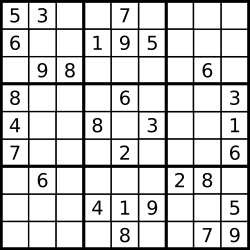
#> input picture OpenCV/images/Sudoku.png, 250 x 250 px, found by its file name
$ python 9_Hough_transform.py
#> lines starting #> are read from the running program, lines starting #| are printed output that depends on the picture; after the words box and inside, x2 and y2 are one past the last pixel; in counts of white or black regions, pixels touching at a corner belong together
#> further down, img is the input picture: shape (250, 250, 3); min 0, max 255, mean 206.8
# -*- coding: utf-8 -*-
"""
Created on Mon Aug  8 21:39:52 2022

@author: Charlie
"""

import cv2
import numpy as np
import matplotlib.pyplot as plt
# 旋轉angle角度，缺失背景白色（255, 255, 255）填充
def rotate_bound_white_bg(image, angle):
    # grab the dimensions of the image and then determine the
    # center
#> called with angle = 45
    (h, w) = image.shape[:2]
#> h = 250; w = 250
    (cX, cY) = (w // 2, h // 2)
#> cX = 125; cY = 125

    # grab the rotation matrix (applying the negative of the
    # angle to rotate clockwise), then grab the sine and cosine
    # (i.e., the rotation components of the matrix)
    # -angle位置引數為角度引數負值表示順時針旋轉; 1.0位置引數scale是調整尺寸比例（影象縮放引數），建議0.75
    M = cv2.getRotationMatrix2D((cX, cY), -angle, 1.0)
    cos = np.abs(M[0, 0])
#> cos = 0.707
    sin = np.abs(M[0, 1])
#> sin = 0.707

    # compute the new bounding dimensions of the image
    nW = int((h * sin) + (w * cos))
#> nW = 353
    nH = int((h * cos) + (w * sin))
#> nH = 353

    # adjust the rotation matrix to take into account translation
    M[0, 2] += (nW / 2) - cX
    M[1, 2] += (nH / 2) - cY

    # perform the actual rotation and return the image
    # borderValue 缺失背景填充色彩，此處為白色，可自定義
    return cv2.warpAffine(image, M, (nW, nH),borderValue=(255,255,255))
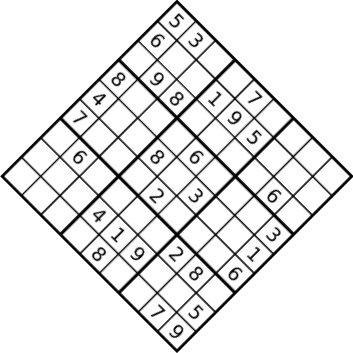
#> returned value: shape (353, 353, 3); min 0, max 255, mean 230.9
    # borderValue 預設，預設是黑色（0, 0 , 0）
    # return cv2.warpAffine(image, M, (nW, nH))

img = cv2.imread('Sudoku.png')
img = rotate_bound_white_bg(img, 45)

gray = cv2.cvtColor(img, cv2.COLOR_BGR2GRAY)

edges = cv2.Canny(gray,50,150,apertureSize = 3)
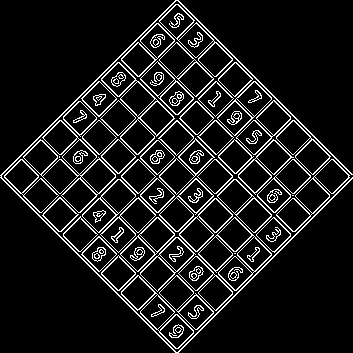
#> edges: shape (353, 353); 10.2% white in thin lines or dots
orgb = cv2.cvtColor(img, cv2.COLOR_BGR2RGB)
oshow = orgb.copy()
#霍夫轉換
lines = cv2.HoughLines(edges,1,np.pi/180,140)
#> lines = 47 rows, first 8: [124, 0.785], [-40, 2.36], [206, 0.785], [-95, 2.36], [127, 0.785], [42, 2.36], [122, 2.36], [344, 0.785]
#機率霍夫轉換
linesP = cv2.HoughLinesP(edges,1,np.pi/180,1, minLineLength=100, maxLineGap =10)
#> linesP = 46 rows, first 6: [19, 196, 196, 19], [167, 284, 204, 165], [155, 331, 332, 154], [135, 40, 312, 217], [0, 177, 175, 352], [28, 147, 174, 1]
for line in lines:
    rho, theta = line[0]
    a = np.cos(theta)
    b = np.sin(theta)
    x0 = a*rho
    y0 = b*rho
    x1 = int(x0+1000*(-b))
    y1 = int(y0+1000*(a))
    x2 = int(x0-1000*(-b))
    y2 = int(y0-1000*(a))
    cv2.line(orgb, (x1,y1),(x2,y2),(0,0,255),2)
#> this loop made 47 passes
#> (rho, theta, a, b, x0, y0, x1, y1) on passes 1 to 12: (124, 0.785, 0.707, 0.707, 87.68, 87.68, -619, 794), (-40, 2.36, -0.707, 0.707, 28.28, -28.28, -678, -735), (206, 0.785, 0.707, 0.707, 145.7, 145.7, -561, 852), (-95, 2.36, -0.707, 0.707, 67.18, -67.18, -639, -774), (127, 0.785, 0.707, 0.707, 89.8, 89.8, -617, 796), (42, 2.36, -0.707, 0.707, -29.7, 29.7, -736, -677), (122, 2.36, -0.707, 0.707, -86.27, 86.27, -793, -620), (344, 0.785, 0.707, 0.707, 243.2, 243.2, -463, 950), (264, 0.785, 0.707, 0.707, 186.7, 186.7, -520, 893), (346, 0.785, 0.707, 0.707, 244.7, 244.7, -462, 951), (182, 0.785, 0.707, 0.707, 128.7, 128.7, -578, 835), (151, 0.785, 0.707, 0.707, 106.8, 106.8, -600, 813)
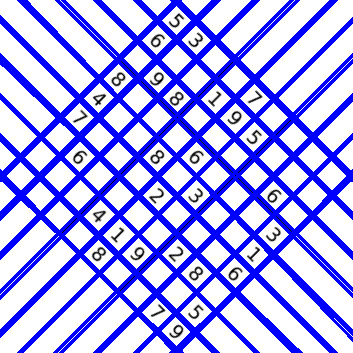
#> orgb: shape (353, 353, 3); mean R, G, B 165.1, 165.1, 250.7

plt.subplot(121),plt.imshow(oshow)
plt.title('original image'), plt.axis('off')
plt.subplot(122),plt.imshow(orgb)
plt.title('Hough lines'), plt.axis('off')
plt.show()
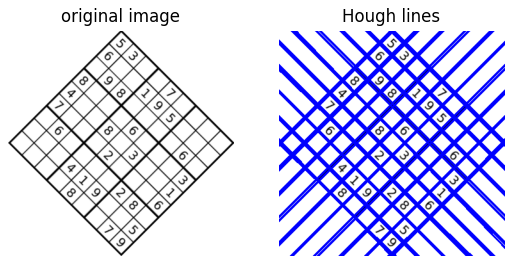
#> figure drawn by matplotlib, 2 panels

orgb = cv2.cvtColor(img, cv2.COLOR_BGR2RGB)
for line in linesP:
    x1,y1,x2,y2 = line[0]
    cv2.line(orgb, (x1,y1),(x2,y2),(255,0,0),2)
#> this loop made 46 passes
#> (x1, y1, x2, y2) on passes 1 to 12: (19, 196, 196, 19), (167, 284, 204, 165), (155, 331, 332, 154), (135, 40, 312, 217), (0, 177, 175, 352), (28, 147, 174, 1), (61, 120, 235, 294), (4, 175, 178, 1), (60, 236, 237, 59), (58, 234, 235, 57), (40, 216, 167, 89), (21, 197, 198, 20)
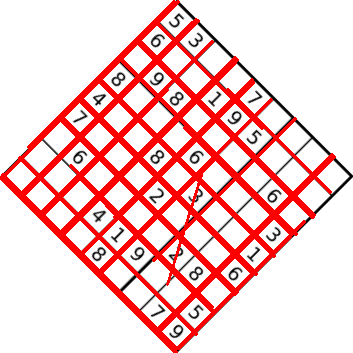
#> orgb: shape (353, 353, 3); 18.28% of pixels changed, all inside (x1, y1, x2, y2) = (0, 0, 336, 353)
plt.subplot(121),plt.imshow(oshow)
plt.title('original image'), plt.axis('off')
plt.subplot(122),plt.imshow(orgb)
plt.title('Probability Hough lines'), plt.axis('off')
plt.show()
